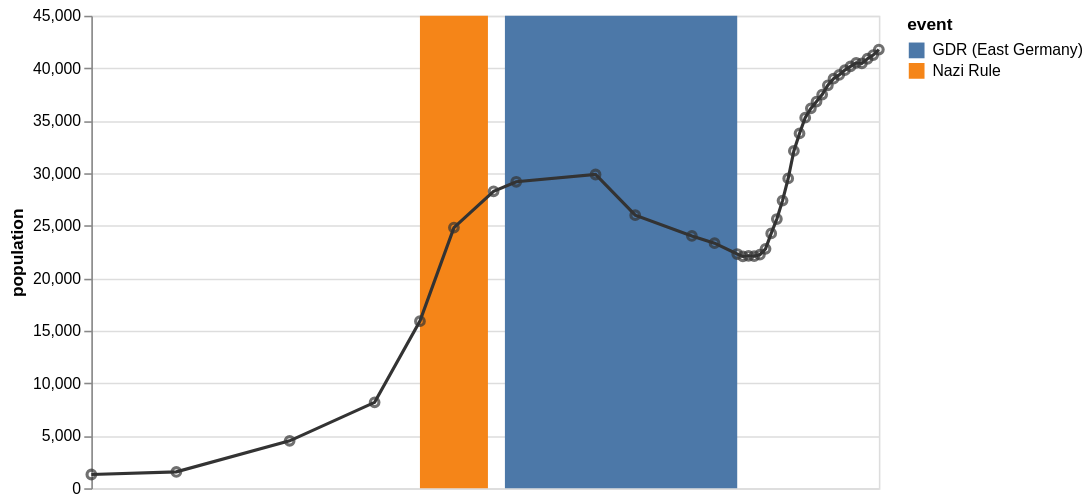

Source (Vega-Lite JSON):
### Vega-Lite specification from a JSON file in a GitHub repository (floating-point values rounded to 4 significant figures)
{"$schema": "https://vega.github.io/schema/vega-lite/v4.json", "description": "The population of the German city of Falkensee over time", "width": 500, "data": {"values": [{"year": "1875", "population": 1309}, {"year": "1890", "population": 1558}, {"year": "1910", "population": 4512}, {"year": "1925", "population": 8180}, {"year": "1933", "population": 15915}, {"year": "1939", "population": 24824}, {"year": "1946", "population": 28275}, {"year": "1950", "population": 29189}, {"year": "1964", "population": 29881}, {"year": "1971", "population": 26007}, {"year": "1981", "population": 24029}, {"year": "1985", "population": 23340}, {"year": "1989", "population": 22307}, {"year": "1990", "population": 22087}, {"year": "1991", "population": 22139}, {"year": "1992", "population": 22105}, {"year": "1993", "population": 22242}, {"year": "1994", "population": 22801}, {"year": "1995", "population": 24273}, {"year": "1996", "population": 25640}, {"year": "1997", "population": 27393}, {"year": "1998", "population": 29505}, {"year": "1999", "population": 32124}, {"year": "2000", "population": 33791}, {"year": "2001", "population": 35297}, {"year": "2002", "population": 36179}, {"year": "2003", "population": 36829}, {"year": "2004", "population": 37493}, {"year": "2005", "population": 38376}, {"year": "2006", "population": 39008}, {"year": "2007", "population": 39366}, {"year": "2008", "population": 39821}, {"year": "2009", "population": 40179}, {"year": "2010", "population": 40511}, {"year": "2011", "population": 40465}, {"year": "2012", "population": 40905}, {"year": "2013", "population": 41258}, {"year": "2014", "population": 41777}], "format": {"parse": {"year": "date:'%Y'"}}}, "layer": [{"mark": "rect", "data": {"values": [{"start": "1933", "end": "1945", "event": "Nazi Rule"}, {"start": "1948", "end": "1989", "event": "GDR (East Germany)"}], "format": {"parse": {"start": "date:'%Y'", "end": "date:'%Y'"}}}, "encoding": {"x": {"field": "start", "type": "temporal", "timeUnit": "year", "axis": null}, "x2": {"field": "end", "timeUnit": "year"}, "color": {"field": "event", "type": "nominal"}}}, {"mark": "line", "encoding": {"x": {"field": "year", "type": "temporal", "timeUnit": "year"}, "y": {"field": "population", "type": "quantitative"}, "color": {"value": "#333"}}}, {"mark": "point", "encoding": {"x": {"field": "year", "type": "temporal", "timeUnit": "year"}, "y": {"field": "population", "type": "quantitative"}, "color": {"value": "#333"}}}], "autosize": {"type": "pad"}}
